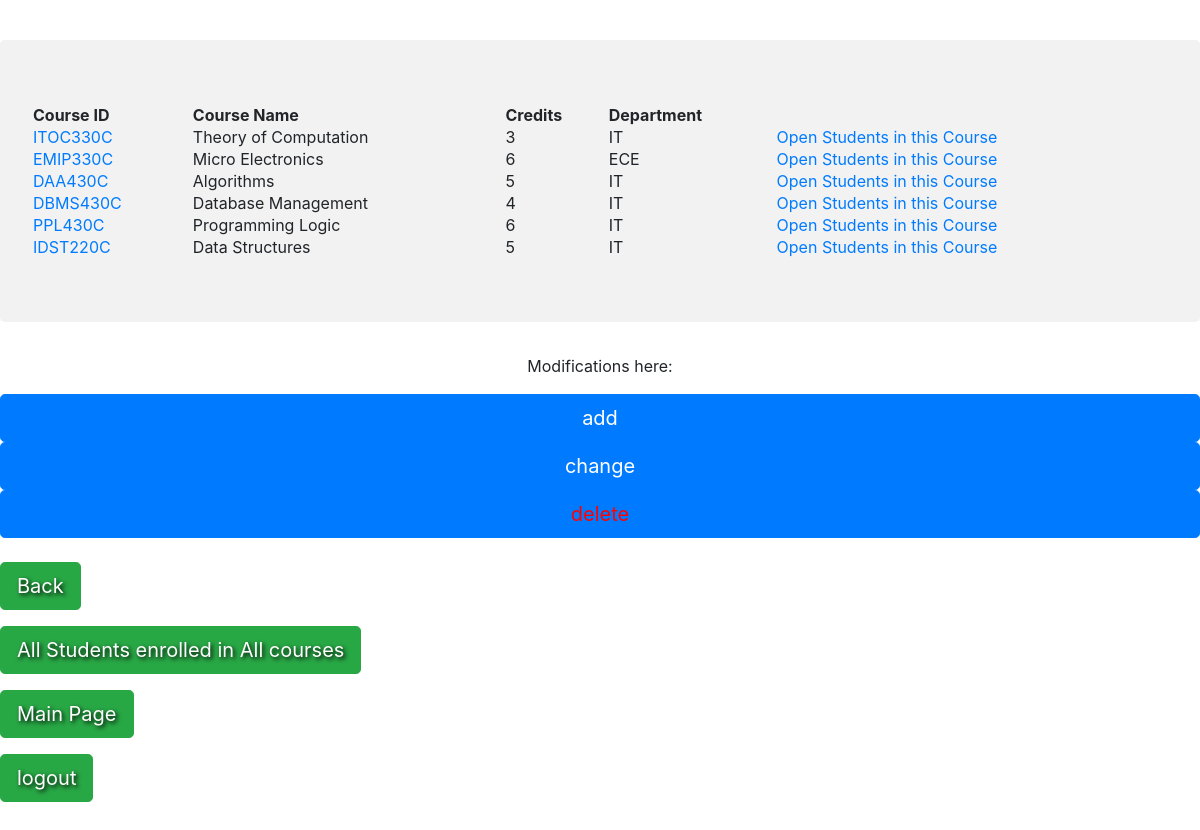
The page /showAllCourses (signed in) on the database as committed earlier.
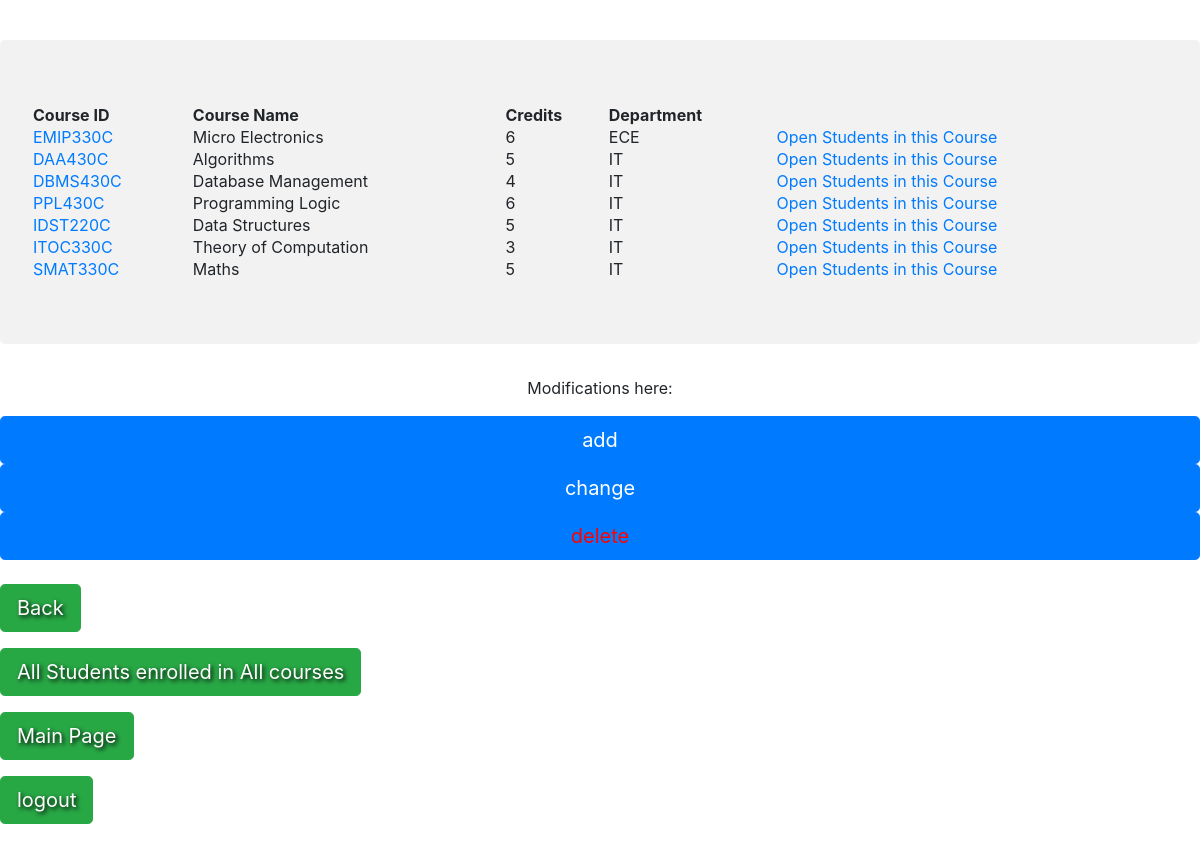
The same page on the database as committed later.
### models.py (models this page shows, shortened)
class Course(Base):
    __tablename__ = 'Courses'
    courseID = db.Column(db.String(50), primary_key=True)
    courseName = db.Column(db.String(50))
    credits = db.Column(db.Integer())
    department = db.Column(db.String(50))

### app.py (the view)
@app.route('/showAllCourses',methods=['POST','GET'])
def showAllCourses():
    if request.method == 'GET' and session['inputName']:
        cours = Course.query.all()
        return render_template('course.html', cours=cours)

### templates/course.html (shortened to what this page needs)
 <link href="http://getbootstrap.com/dist/css/bootstrap.min.css" rel="stylesheet">
    <link href="http://getbootstrap.com/examples/jumbotron-narrow/jumbotron-narrow.css" rel="stylesheet">
    <link href="../static/signup.css" rel="stylesheet">
  <div class="jumbotron" style="background-color: rgba(128,128,128,0.1)" >     <table style = "width: 100%">
     <tr>
    <th>Course ID</th>
    <th>Course Name</th>
    <th>Credits</th>
    <th>Department</th>
  </tr>
  {% for item in cours %}
  <tr>
        <td><a href="{{ url_for('showStudentCourses', courseID = item['courseID'] ) }}">{{ item['courseID'] }}</a></td>
        <td >{{ item['courseName'] }}</td>
        <td>{{ item['credits'] }} </td>
        <td>{{ item['department'] }} </td>
        <td><a href="{{ url_for('showStudentCourses', courseID = item['courseID'] ) }}">Open Students in this Course</a></td>
    </tr>
{% endfor %}
</table>
</div>
<p class="pull-right"><center>Modifications here:</center></p>
    <a href="{{ url_for('editCourses') }}"><input type="submit" href="../templates/department1.html" value="add" class="btn btn-primary btn-lg btn-block"></a>
      <a href="{{ url_for('changeCourses') }}"><input type="submit" href="../templates/course1.html" value="change" class="btn btn-primary btn-lg btn-block"></a>
     <a href="{{ url_for('deleteCourses') }}"><input type="submit" href="../templates/course1.html" value="delete" style="color: red;" class="btn btn-primary btn-lg btn-block"></a>
     <p style="text-shadow: 2px 2px 4px #000000;"><a class="btn btn-lg btn-success" href="{{ url_for('showDepartments') }}" role="button">Back</a>
            </p>
    <p style="text-shadow: 2px 2px 4px #000000;"><a class="btn btn-lg btn-success" href="{{ url_for('showAllStudentCourses') }}" role="button">All Students enrolled in All courses</a>
            </p>
    <p style="text-shadow: 2px 2px 4px #000000;"><a class="btn btn-lg btn-success" href="{{ url_for('main') }}" role="button">Main Page</a>
   <p style="text-shadow: 2px 2px 4px #000000;"><a class="btn btn-lg btn-success" href="{{ url_for('logout') }}" role="button">logout</a>
            </p>

Rows that differ between the two databases and show on the page:
shown differently, row unchanged: Course "ITOC330C": moves down the list
added Course: courseID "SMAT330C", courseName "Maths", credits "5", department "IT"
